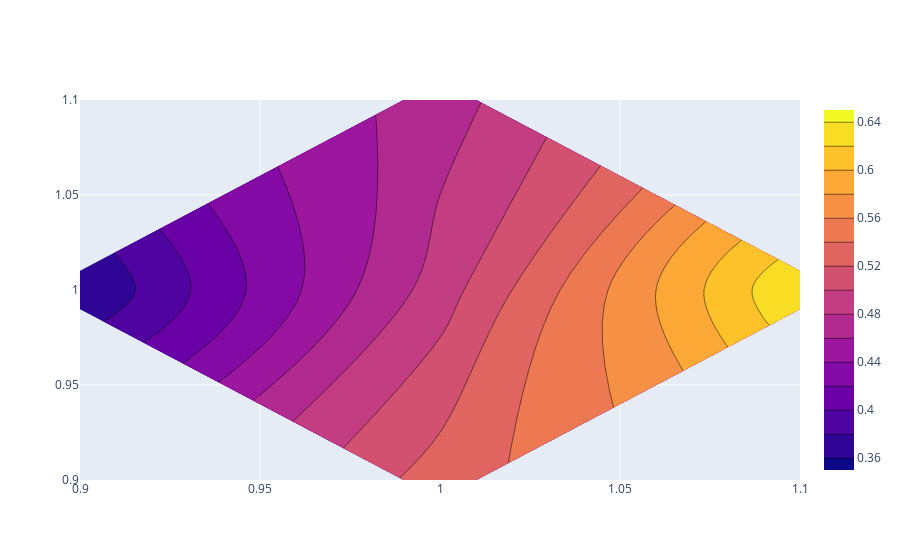

Notebook code cell kept with this figure:
### Code cell
import plotly.graph_objects as go

x, y, z = create_mesh(ps, fs)

fig = go.Figure(
    data=go.Contour(x=x, y=y, z=z)
    
) #connectgaps=True
fig.show()

### Figure 1 — Plotly figure (JSON) as saved in the notebook; plotly's stock layout.template omitted (floating-point values rounded to 4 significant figures)
{"data": [{"type": "contour", "x": [0.9, 1, 1.1], "y": [0.9, 1, 1.1], "z": [[null, 0.53, null], [0.36, 0.49, 0.64], [null, 0.47, null]]}], "layout": {}}
